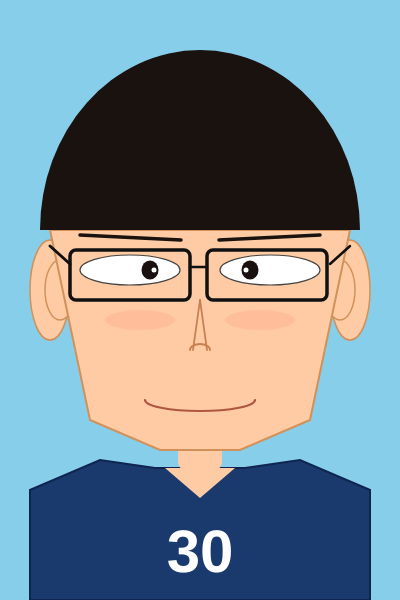
Frame 1 (no input)
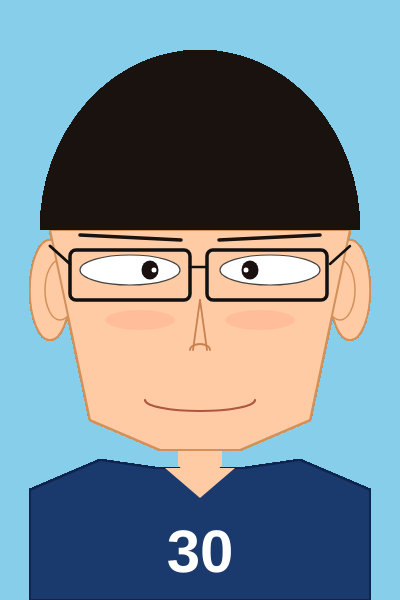
Frame 60 (no input)
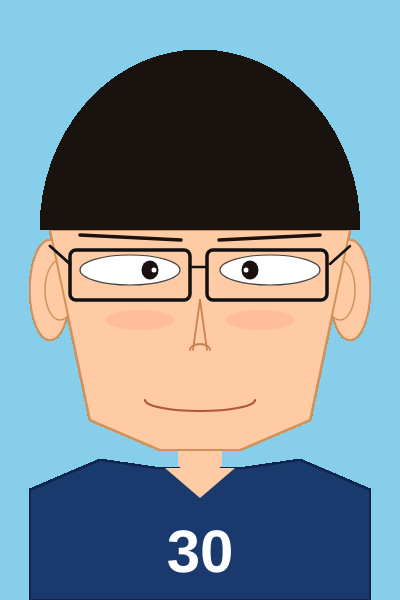
Frame 120 (the mouse pressed at the canvas centre since frame 60)

The p5.js sketch that drew these frames (run headless with seeded random() and noise() and a simulated clock; from frame 60 on, the mouse is pressed at the canvas centre):

// p5.js sketch
// ── sketch.js
function setup() {
  createCanvas(400, 600);
  background(135, 206, 235);
}

function draw() {
  // 유니폼
  fill(26, 58, 110); stroke(15, 37, 80); strokeWeight(2);
  beginShape();
  vertex(30,600); vertex(30,490); vertex(100,460); vertex(155,468);
  vertex(245,468); vertex(300,460); vertex(370,490); vertex(370,600);
  endShape(CLOSE);
  fill(255); noStroke();
  textSize(60); textAlign(CENTER, CENTER); textStyle(BOLD);
  text("30", 200, 555);

  // 칼라
  fill(255, 203, 164); noStroke();
  triangle(165,468, 235,468, 200,498);

  // 목
  fill(255, 203, 164); noStroke();
  rect(178, 400, 44, 70, 8);

  // 귀
  fill(255, 203, 164); stroke(210, 145, 90); strokeWeight(1.5);
  ellipse(50, 290, 40, 100);
  ellipse(350, 290, 40, 100);
  ellipse(60, 290, 30, 60);
  ellipse(340, 290, 30, 60);

  // 얼굴
  fill(255, 203, 164); stroke(210, 145, 90); strokeWeight(2);
  beginShape();
  vertex(50, 230); vertex(350, 230); vertex(310, 420); vertex(240, 450); 
  vertex(160, 450); vertex(90, 420);
  endShape(CLOSE);

  // 머리
  fill(26, 18, 14); noStroke();
  arc(200, 230, 320, 360, PI, TWO_PI);

  // 눈썹
  stroke(26, 18, 14); strokeWeight(3.5);
  line(80, 235, 181, 240);
  line(320, 235, 219, 240);

  // 눈
  fill(255); stroke(68,68,68); strokeWeight(1.2);
  ellipse(130, 270, 100, 30);
  ellipse(270, 270, 100, 30);
  fill(26, 16, 16); noStroke();
  ellipse(150, 270, 17, 19);
  ellipse(250, 270, 17, 19);
  fill(255); noStroke();
  ellipse(154, 270, 5, 5);
  ellipse(246, 270, 5, 5);

  // 안경
  noFill(); stroke(17,17,17); strokeWeight(3.5);
  rect(70, 250, 120, 50, 6);
  rect(207, 250, 120, 50, 6);
  strokeWeight(3); line(50, 246, 70, 264);
  strokeWeight(2.5); line(350, 246, 330, 264);
  line(190, 267, 206, 267);

  // 코
  stroke(200, 128, 80); strokeWeight(1.8); noFill();
  line(200, 300, 193, 350);
  line(200, 300, 207, 350);
  arc(200, 350, 20, 12, PI, TWO_PI);

  // 입
  stroke(176, 85, 64); strokeWeight(2.2);
  arc(200, 400, 110, 22, radians(0), radians(180));

  // 볼 홍조
  noStroke(); fill(255, 144, 112, 55);
  ellipse(140, 320, 70, 20);
  ellipse(260, 320, 70, 20);
}
